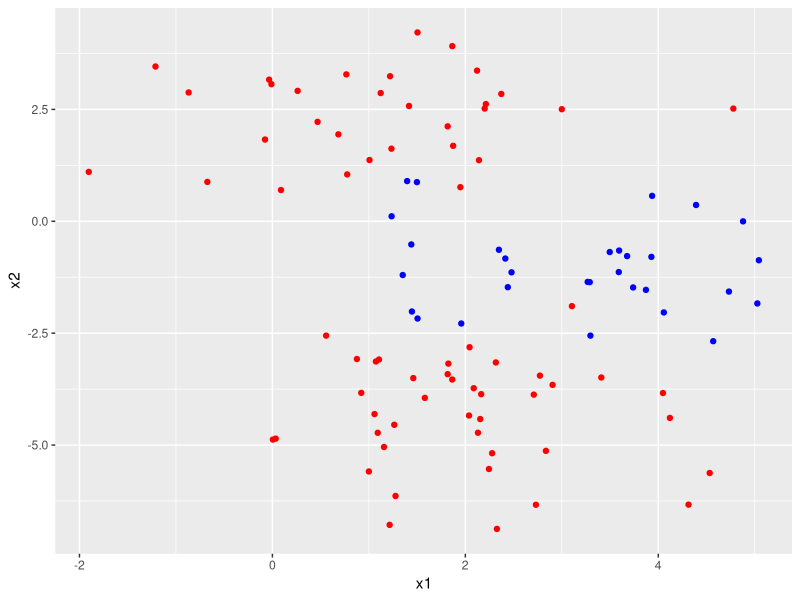
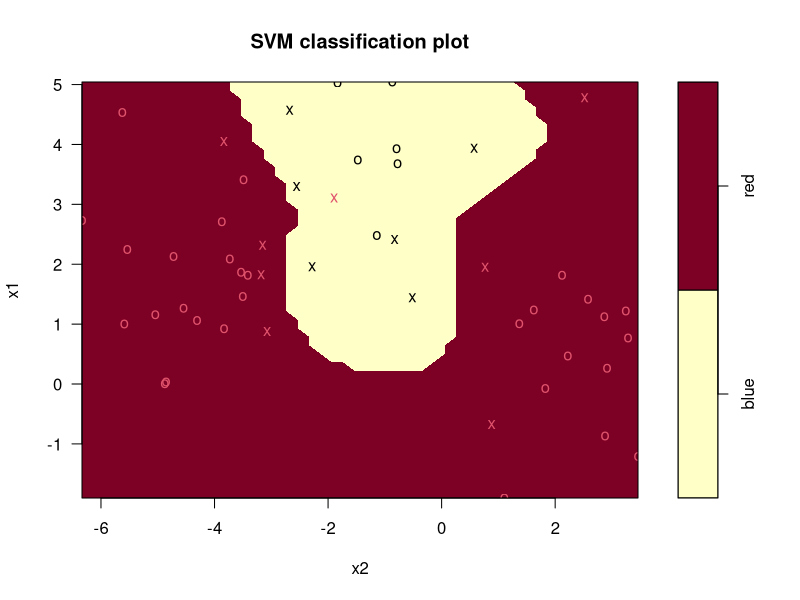
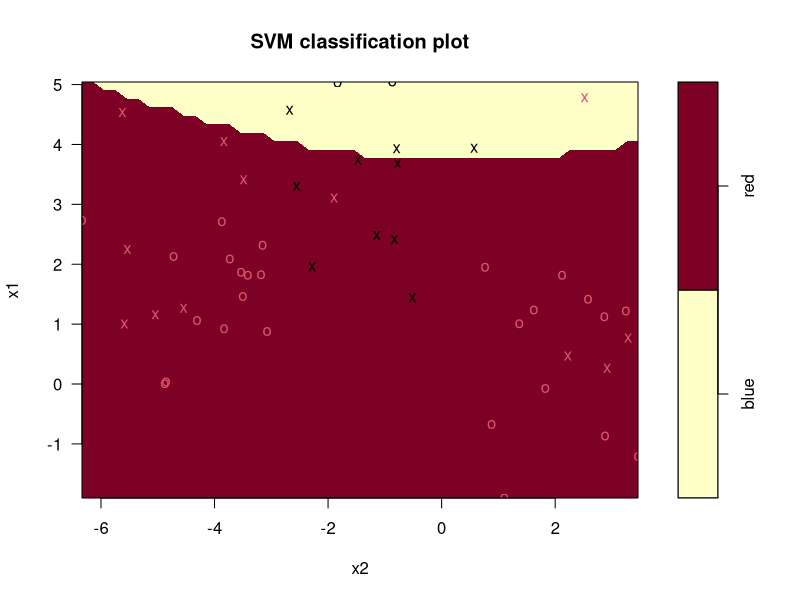
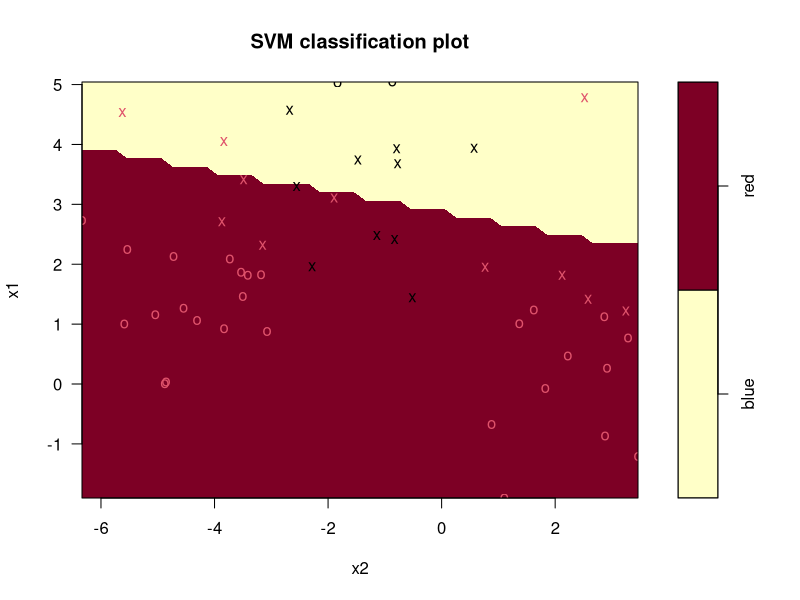
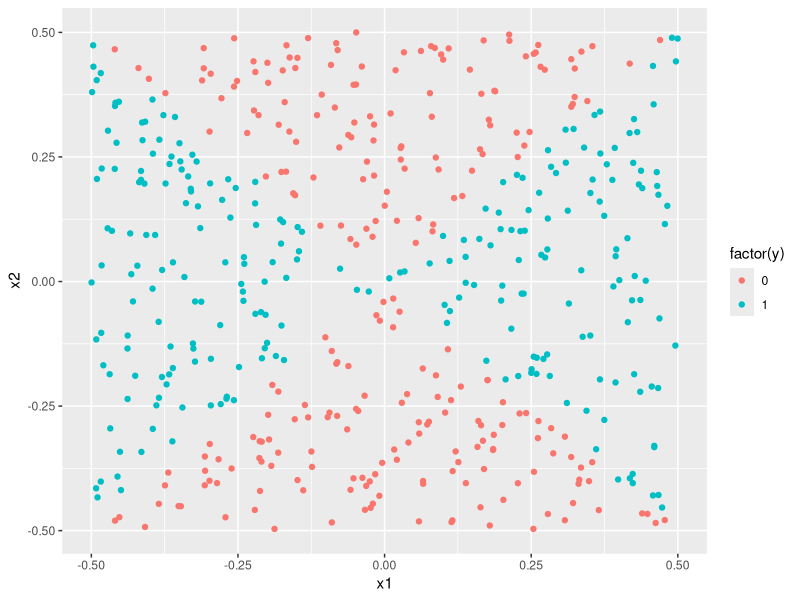
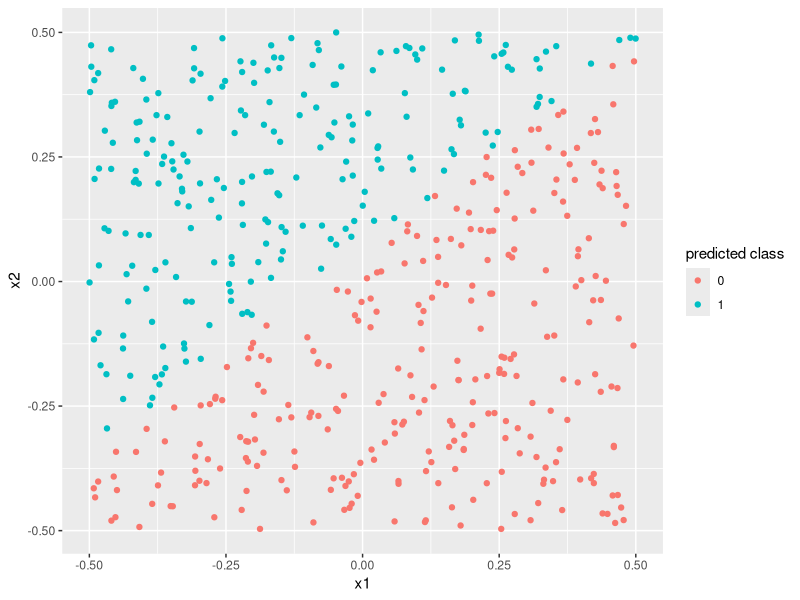
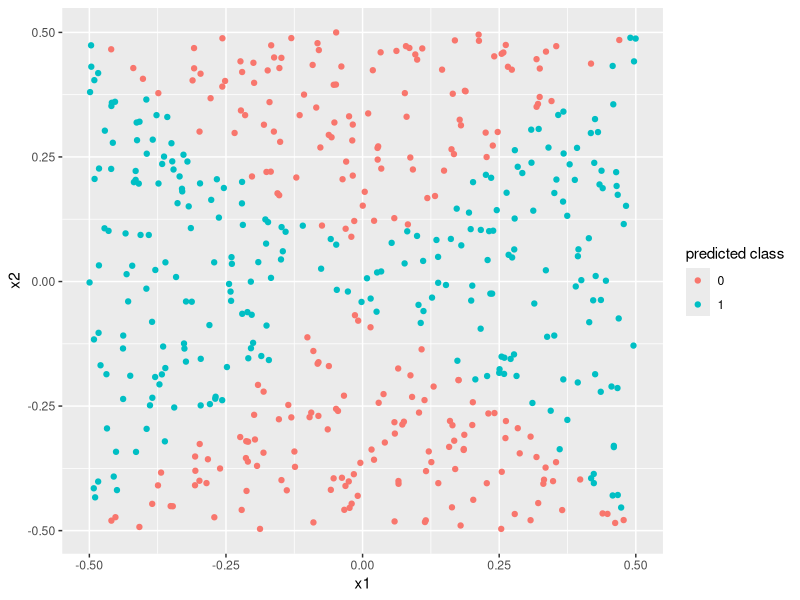
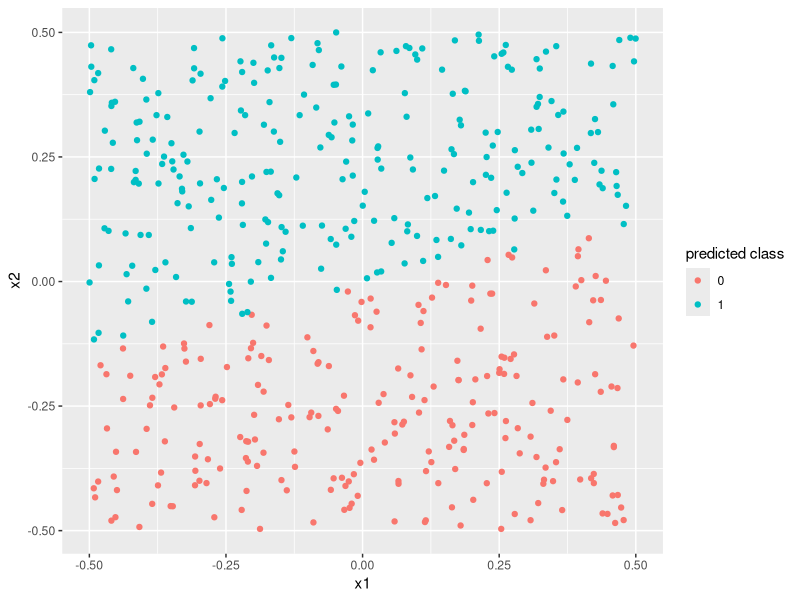

The R script that drew these images, in order:
## ---- chunk 1
library(tidyverse)
library(e1071)
## ---- chunk 2
set.seed(1991)
sim_data <- 
  tibble(
    x1 = c(rnorm(30, mean = 1),
           rnorm(30, mean = 3),
           rnorm(40, mean = 2)),
    x2 = c(rnorm(30, mean = 2),
           rnorm(30, mean = -1),
           rnorm(40, mean = -4)),
    class = c(rep("red", 30), rep("blue", 30), rep("red", 40))
  ) %>%
  mutate(class = as.factor(class))

sim_data %>% 
  ggplot(aes(x1, x2, color = class)) +
  geom_point() +
  scale_color_identity()
## ---- chunk 3
set.seed(1989)
sim_data_train <- 
  sim_data %>% 
  sample_frac(0.5)

sim_data_test <- 
  sim_data %>% 
  anti_join(sim_data_train)
## ---- chunk 4
svm_lineal <- svm(class ~ .,
                  data = sim_data_train,
                  kernel = "linear",
                  cost = 10)

svm_polynomial <- svm(class ~ .,
                  data = sim_data_train,
                  kernel = "polynomial",
                  degree = 3,
                  cost = 10)

svm_radial <- svm(class ~ .,
                  data = sim_data_train,
                  kernel = "radial",
                  gamma = 1,
                  cost = 10)
## ---- chunk 5
sim_data_test <- 
  sim_data_test %>% 
  modelr::add_predictions(svm_lineal, var = "pred_linear") %>% 
  modelr::add_predictions(svm_polynomial, var = "pred_poly") %>% 
  modelr::add_predictions(svm_radial, var = "pred_radial")

sim_data_test
## ---- chunk 6
sim_data_test %>% 
  select(class, pred_linear) %>% 
  table()
## ---- chunk 7
sim_data_test %>% 
  select(class, pred_poly) %>% 
  table()
## ---- chunk 8
sim_data_test %>% 
  select(class, pred_radial) %>% 
  table()
## ---- chunk 9
plot(svm_radial, data = sim_data_train)
## ---- chunk 10
plot(svm_polynomial, data = sim_data_train)
## ---- chunk 11
plot(svm_lineal, data = sim_data_train)

## ---- chunk 12
sim_data2 <- 
  tibble(
    x1 = runif(500) - 0.5,
    x2 = runif(500) - 0.5,
    y = 1*(x1^2-x2^2 > 0)
  )

sim_data2
## ---- chunk 13
ggplot(sim_data2,
       aes(x1, x2, color = factor(y))) +
  geom_point()
## ---- chunk 14
lreg_sim2 <- glm(y ~ x1 + x2, data = sim_data2, family = "binomial")

summary(lreg_sim2)
## ---- chunk 15
sim_data2 %>% 
  modelr::add_predictions(lreg_sim2, var = "pred_lreg", 
                          type = "response") %>% 
  mutate(pred_lreg_class = ifelse(pred_lreg > 0.5, 1, 0)) %>% 
  ggplot(aes(x1, x2, color = factor(pred_lreg_class))) +
  geom_point() +
  labs(color = "predicted class")
## ---- chunk 16
lreg2_sim2 <- 
  glm(y ~ x1 * x2 + I(x1^2) * I(x2^2) + 
        x1:I(x1^2) + x2:I(x2^2), data = sim_data2, 
      family = "binomial")

summary(lreg2_sim2)
## ---- chunk 17
sim_data2 %>% 
  modelr::add_predictions(lreg2_sim2, var = "pred_lreg", 
                          type = "response") %>% 
  mutate(pred_lreg_class = ifelse(pred_lreg > 0.5, 1, 0)) %>% 
  ggplot(aes(x1, x2, color = factor(pred_lreg_class))) +
  geom_point() +
  labs(color = "predicted class")
## ---- chunk 18
svm_sim2 <- 
  svm(factor(y) ~ ., data = sim_data2,
    kernel = "linear",
    cost = 1)

sim_data2 %>% 
  modelr::add_predictions(svm_sim2, var = "pred_svm") %>% 
  ggplot(aes(x1, x2, color = pred_svm)) +
  geom_point() +
  labs(color = "predicted class")
## ---- chunk 19
svm_nl_sim2 <- 
  svm(factor(y) ~ ., data = sim_data2,
    kernel = "polynomial",
    degree = 2,
    cost = 1)

sim_data2 %>% 
  modelr::add_predictions(svm_nl_sim2, var = "pred_svm") %>% 
  ggplot(aes(x1, x2, color = pred_svm)) +
  geom_point() +
labs(color = "predicted class")
